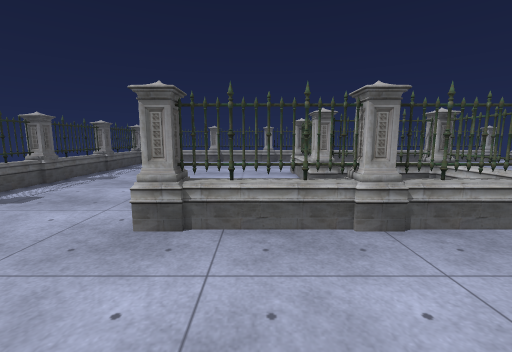
[1] (above)

16 first-person views from a walk through a 3-D level made in the Unity game engine. The camera is 1.4 m above the floor, tilts 8° down and sees 90° across. The floor is counted in squares, 1 m on a side. Each view is taken from the middle of a square. On the plan, view 1 faces up. The plan holds only what a view shows up to about 13 squares ahead; the rest is blank. Some surface patterns are stand-ins.

[2]
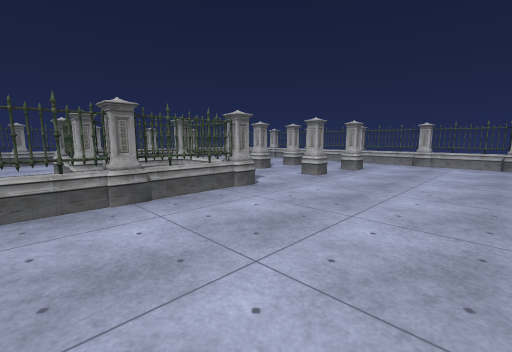

[3]
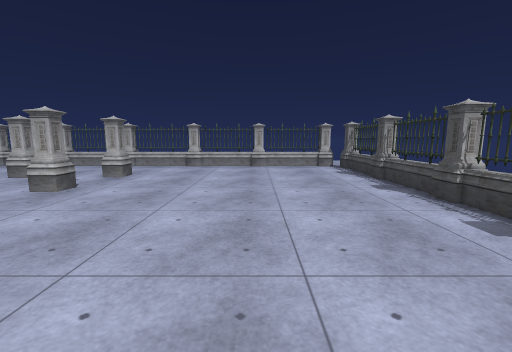

[4]
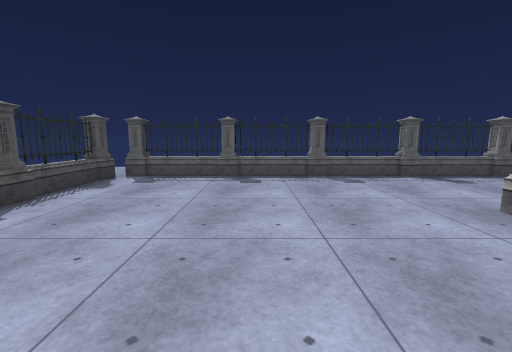

[5]
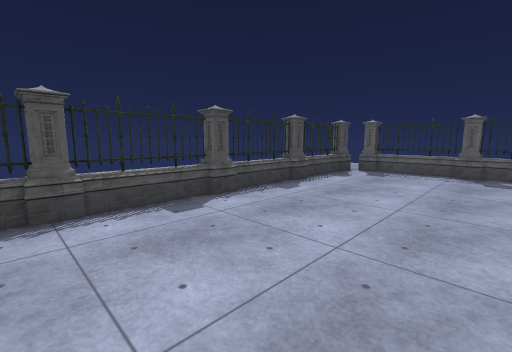

[6]
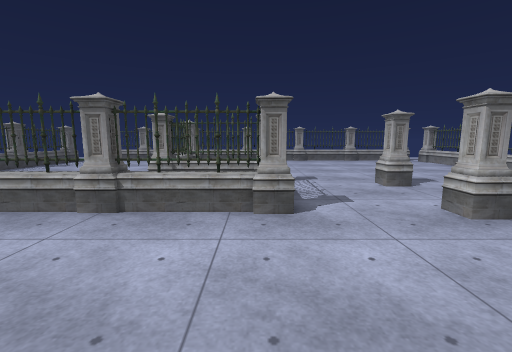

[7]
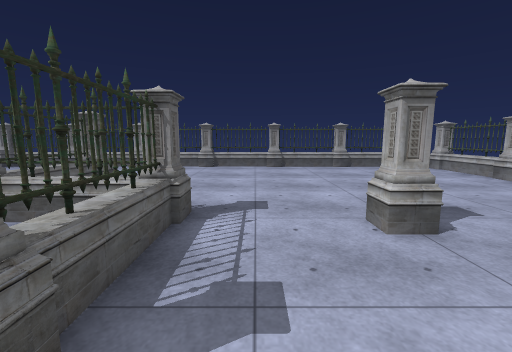

[8]
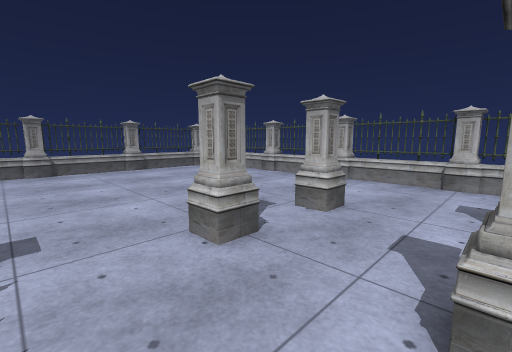

[9]
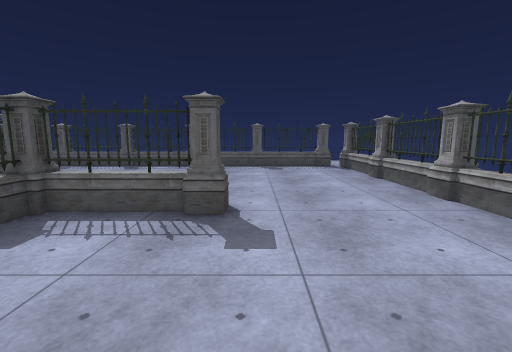

[10]
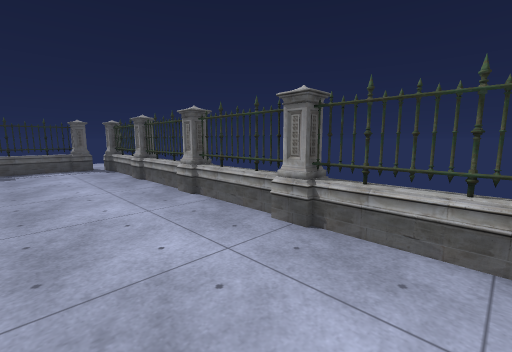

[11]
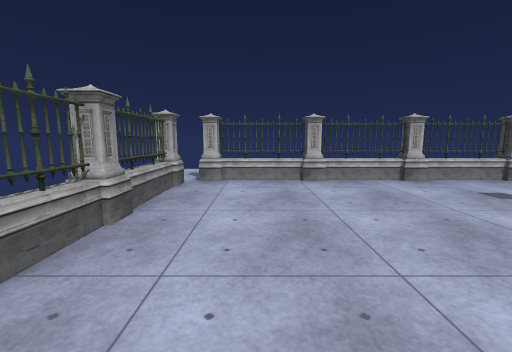

[12]
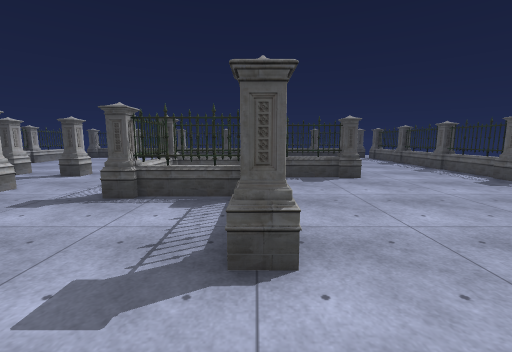

[13]
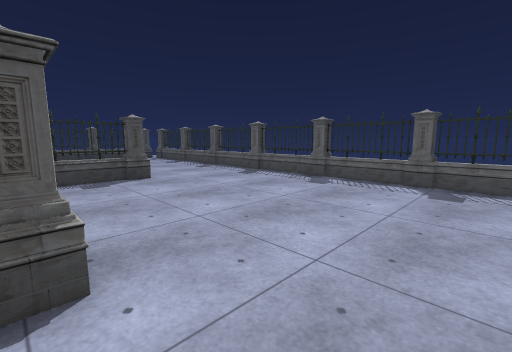

[14]
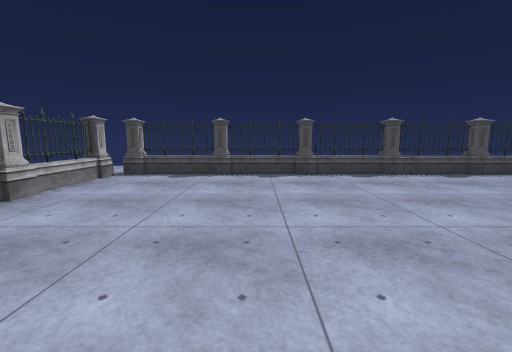

[15]
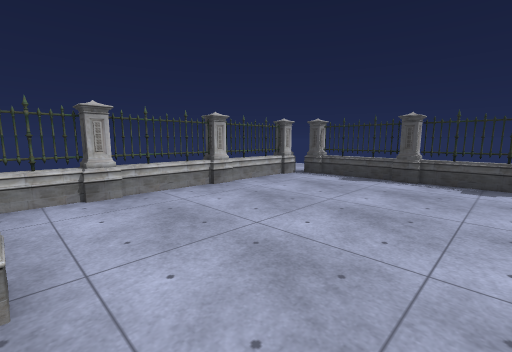

[16]
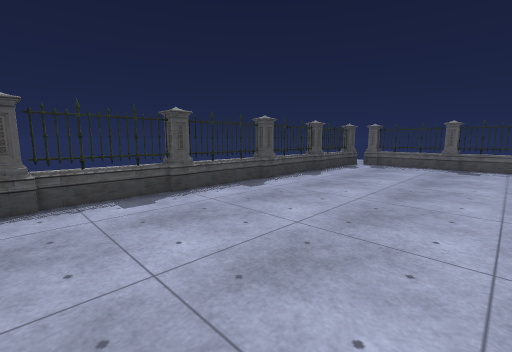

### Floor plan
Points are (right, up) in squares from view 1. A wall is a line through its corners. A room is listed if a view was taken in it or the views show most of it. See-through windows are left out.
Room 1 (views 1, 2, 3, 4, 5, 6, 7, 8, 9, 10, 11, 12, 13, 14, 15, 16)
walls: (4, 4.2) (4.5, 4.2); (3.4, 4.2) (3.9, 4.2); (4.5, 4.1) (2.4, 4.1); (5.3, 4.6) (5.3, 7.3); (3.9, 7.5) (3, 7.5); (4.5, 7.5) (4, 7.5); (1.6, 4.1) (-1.4, 4.1); (5.4, 7.2) (5.4, 4.5); (2.6, 7.5) (5.1, 7.5); (-1.3, 4.2) (0.9, 4.2); (1.9, 10.6) (1.9, 8.4); (-7.1, 4.5) (-7.1, 1.7); (-7.1, 8.2) (-7.1, 5.5); (3.6, 16.7) (1.5, 16.7); (4.6, -6.7) (7.6, -6.7); (1.5, -6.6) (3.6, -6.6); (1.5, -6.7) (3.6, -6.7); (-7.1, 0.5) (-7.1, -1.5); (16.1, 5.5) (16.1, 7.5); (16.1, 4) (16.1, 4.5); (7.5, 16.7) (4.6, 16.7); (0.4, 16.7) (-2.4, 16.7); (8.5, -6.7) (10.5, -6.7); (16.1, 1.6) (16.1, 3); (16.1, 8.8) (16.1, 11.5); (-7.1, 11.5) (-7.1, 9.4); (-2.4, -6.6) (0.4, -6.6); (-2.4, -6.7) (0.4, -6.7); (-7.1, -2.4) (-7.1, -5.4); (10.5, 16.7) (8.5, 16.7); (16.1, -1.5) (16.1, 0.6); (-3.4, 16.7) (-5.4, 16.7); (11.7, -6.7) (14.5, -6.7); (16.1, 12.5) (16.1, 15.3); (-5.5, -6.6) (-3.4, -6.6); (-7.1, 15.4) (-7.1, 12.5); (14.4, 16.7) (11.7, 16.7); (16.1, -5.4) (16.1, -2.5)
low walls: (5.1, 4.6) (5.1, 7.3); (4.6, 3.9) (2.4, 3.9); (2.5, 4.4) (4.5, 4.4); (1.6, 3.9) (-1.3, 3.9); (5.3, 7.3) (2.5, 7.3); (5.6, 7.2) (5.6, 4.5); (1.7, 8.5) (1.7, 10.2); (-1.2, 4.4) (0.9, 4.4); (2.1, 10.6) (2.1, 8.4); (-6.9, 4.5) (-6.9, 1.8); (-6.9, 8.2) (-6.9, 5.4); (3.6, 16.5) (1.5, 16.5); (4.6, -6.6) (7.6, -6.6); (-6.9, 0.5) (-6.9, -1.5); (15.8, 5.4) (15.8, 7.6); (7.5, 16.5) (4.8, 16.5); (0.4, 16.5) (-2.4, 16.5); (15.8, 1.6) (15.8, 4.5); (15.8, 8.8) (15.8, 11.6); (8.5, -6.6) (10.5, -6.6); (-6.9, 11.6) (-6.9, 9.4); (10.5, 16.5) (8.5, 16.5); (-6.9, -2.5) (-6.9, -5.4); (15.8, -1.5) (15.8, 0.6); (-3.4, 16.5) (-5.4, 16.5); (11.8, -6.6) (14.5, -6.6); (15.8, 12.5) (15.8, 15.2); (12.4, 16.5) (11.9, 16.5); (-4.5, -6.7) (-3.4, -6.7); (13.4, 16.5) (12.5, 16.5); (-6.9, 15.4) (-6.9, 12.5); (15.8, -5.4) (15.8, -2.6)
ways out: opening at (16, -6.5)
objects: other object (-8, -6) to (-7, -6); other object (-8, -2) to (-7, -2); other object (-8, 5) to (-7, 5); other object (-8, 12) to (-7, 12); other object (-7, -7) to (-6, -6); other object (-7, 9); other object (-7, 16); other object (-7, 17) to (-6, 17); other object (-3, -7) to (-3, -6); other object (-3, 17); other object (-2, 4); other object (1, -7) to (1, -6); other object (1, 17); other object (2, 4); other object (2, 7) to (2, 8); other object (2, 11); other object (4, -7); other object (4, 17); other object (5, 4) to (6, 4); other object (5, 8) to (6, 8); other object (8, -7); other object (8, 17); other object (9, 4); other object (9, 7) to (10, 7); other object (11, -7); other object (11, 17); other object (12, 3) to (12, 4); other object (12, 7); other object (15, -7); other object (15, 17)

Where each view was taken, in squares from view 1:
view 1: 0 up, 0 right, facing up
view 2: 2 down, 0 right, facing up-right
view 3: 2 down, 2 right, facing right
view 4: 1 down, 3 right, facing left
view 5: 1 down, 5 right, facing down-left
view 6: 1 down, 5 right, facing up
view 7: 3 up, 7 right, facing up
view 8: 4 up, 7 right, facing up-right
view 9: 12 up, 7 right, facing left
view 10: 13 up, 7 right, facing up-left
view 11: 14 up, 7 right, facing right
view 12: 14 up, 2 right, facing down
view 13: 14 up, 2 right, facing down-left
view 14: 4 up, 10 right, facing down
view 15: 3 up, 9 right, facing down-right
view 16: 0 up, 8 right, facing down-left
